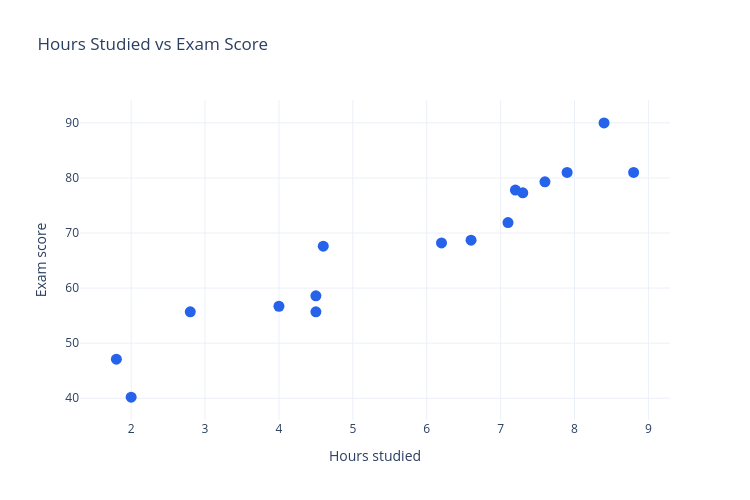

The code cell stored with this chart in its notebook:
### Markdown cell above
<details>
<summary>Show code</summary>

```python
scatter_figure = go.Figure()

scatter_figure.add_trace(
    go.Scatter(
        x=scores_1d["hours_studied"],
        y=scores_1d["exam_score"],
        mode="markers",
        marker=dict(size=11, color="#2563eb"),
        name="students",
        hovertemplate="Hours studied: %{x}<br>Exam score: %{y}<extra></extra>",
    )
)

scatter_figure.update_layout(
    title="Hours Studied vs Exam Score",
    xaxis_title="Hours studied",
    yaxis_title="Exam score",
    template="plotly_white",
    width=750,
    height=500,
)

scatter_figure.show()
```

</details>

### Code cell
scatter_figure = go.Figure()

scatter_figure.add_trace(
    go.Scatter(
        x=scores_1d["hours_studied"],
        y=scores_1d["exam_score"],
        mode="markers",
        marker=dict(size=11, color="#2563eb"),
        name="students",
        hovertemplate="Hours studied: %{x}<br>Exam score: %{y}<extra></extra>",
    )
)

scatter_figure.update_layout(
    title="Hours Studied vs Exam Score",
    xaxis_title="Hours studied",
    yaxis_title="Exam score",
    template="plotly_white",
    width=750,
    height=500,
)

scatter_figure.show()

### Figure 1 — Plotly figure (JSON) as saved in the notebook; plotly's stock layout.template omitted (floating-point values rounded to 4 significant figures)
{"data": [{"hovertemplate": "Hours studied: %{x}<br>Exam score: %{y}<extra></extra>", "marker": {"color": "#2563eb", "size": 11}, "mode": "markers", "name": "students", "type": "scatter", "x": [1.8, 2.0, 2.8, 4.0, 4.5, 4.5, 4.6, 6.2, 6.6, 7.1, 7.2, 7.3, 7.6, 7.9, 8.4, 8.8], "y": [47.1, 40.2, 55.7, 56.7, 58.6, 55.7, 67.6, 68.2, 68.7, 71.9, 77.8, 77.3, 79.3, 81.0, 90.0, 81.0]}], "layout": {"height": 500, "title": {"text": "Hours Studied vs Exam Score"}, "width": 750, "xaxis": {"title": {"text": "Hours studied"}}, "yaxis": {"title": {"text": "Exam score"}}}}
